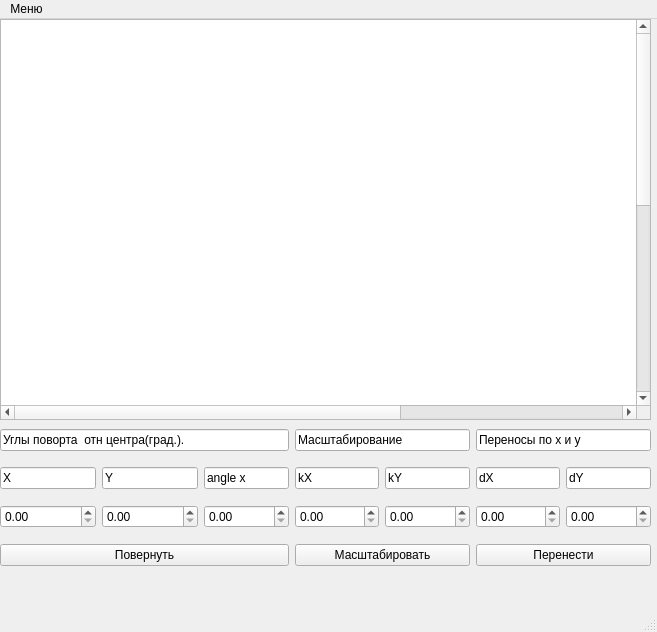
<?xml version="1.0" encoding="UTF-8"?>
<ui version="4.0">
 <class>MainWindow</class>
 <widget class="QMainWindow" name="MainWindow">
  <property name="geometry">
   <rect>
    <x>0</x>
    <y>0</y>
    <width>657</width>
    <height>632</height>
   </rect>
  </property>
  <property name="windowTitle">
   <string>MainWindow</string>
  </property>
  <widget class="QWidget" name="centralwidget">
   <widget class="QGraphicsView" name="graphicsView">
    <property name="geometry">
     <rect>
      <x>0</x>
      <y>0</y>
      <width>651</width>
      <height>401</height>
     </rect>
    </property>
    <property name="sceneRect">
     <rectf>
      <x>0.000000000000000</x>
      <y>0.000000000000000</y>
      <width>1000.000000000000000</width>
      <height>800.000000000000000</height>
     </rectf>
    </property>
   </widget>
   <widget class="QWidget" name="horizontalLayoutWidget">
    <property name="geometry">
     <rect>
      <x>0</x>
      <y>400</y>
      <width>651</width>
      <height>161</height>
     </rect>
    </property>
    <layout class="QHBoxLayout" name="horizontalLayout">
     <item>
      <layout class="QGridLayout" name="gridLayout_2">
       <item row="1" column="0">
        <widget class="QLineEdit" name="lineEdit_10">
         <property name="text">
          <string>X</string>
         </property>
        </widget>
       </item>
       <item row="2" column="1">
        <widget class="QDoubleSpinBox" name="doubleSpinBoxCY"/>
       </item>
       <item row="3" column="0" colspan="4">
        <widget class="QPushButton" name="rotateButton">
         <property name="text">
          <string>Повернуть</string>
         </property>
        </widget>
       </item>
       <item row="1" column="1">
        <widget class="QLineEdit" name="lineEdit_3">
         <property name="text">
          <string>Y</string>
         </property>
        </widget>
       </item>
       <item row="1" column="2" colspan="2">
        <widget class="QLineEdit" name="lineEdit_2">
         <property name="text">
          <string>angle x</string>
         </property>
        </widget>
       </item>
       <item row="2" column="0">
        <widget class="QDoubleSpinBox" name="doubleSpinBoxCX"/>
       </item>
       <item row="2" column="2" colspan="2">
        <widget class="QDoubleSpinBox" name="doubleSpinBoxAX"/>
       </item>
       <item row="0" column="0" colspan="4">
        <widget class="QLineEdit" name="lineEdit">
         <property name="text">
          <string>Углы поворта  отн центра(град.).</string>
         </property>
        </widget>
       </item>
      </layout>
     </item>
     <item>
      <layout class="QGridLayout" name="gridLayout_4">
       <item row="2" column="1">
        <widget class="QDoubleSpinBox" name="doubleSpinBoxKX"/>
       </item>
       <item row="0" column="1" colspan="2">
        <widget class="QLineEdit" name="lineEdit_7">
         <property name="text">
          <string>Масштабирование</string>
         </property>
        </widget>
       </item>
       <item row="1" column="1">
        <widget class="QLineEdit" name="lineEdit_8">
         <property name="text">
          <string>kX</string>
         </property>
        </widget>
       </item>
       <item row="1" column="2">
        <widget class="QLineEdit" name="lineEdit_9">
         <property name="text">
          <string>kY</string>
         </property>
        </widget>
       </item>
       <item row="3" column="1" colspan="2">
        <widget class="QPushButton" name="scaleButton">
         <property name="text">
          <string>Масштабировать</string>
         </property>
        </widget>
       </item>
       <item row="2" column="2">
        <widget class="QDoubleSpinBox" name="doubleSpinBoxKY"/>
       </item>
      </layout>
     </item>
     <item>
      <layout class="QGridLayout" name="gridLayout_3">
       <item row="2" column="1">
        <widget class="QDoubleSpinBox" name="doubleSpinBoxDX"/>
       </item>
       <item row="2" column="2">
        <widget class="QDoubleSpinBox" name="doubleSpinBoxDY"/>
       </item>
       <item row="1" column="1">
        <widget class="QLineEdit" name="lineEdit_5">
         <property name="text">
          <string>dX</string>
         </property>
        </widget>
       </item>
       <item row="1" column="2">
        <widget class="QLineEdit" name="lineEdit_6">
         <property name="text">
          <string>dY</string>
         </property>
        </widget>
       </item>
       <item row="3" column="1" colspan="2">
        <widget class="QPushButton" name="moveButton">
         <property name="text">
          <string>Перенести</string>
         </property>
        </widget>
       </item>
       <item row="0" column="1" colspan="2">
        <widget class="QLineEdit" name="lineEdit_4">
         <property name="text">
          <string>Переносы по x и y</string>
         </property>
        </widget>
       </item>
      </layout>
     </item>
    </layout>
   </widget>
  </widget>
  <widget class="QMenuBar" name="menubar">
   <property name="geometry">
    <rect>
     <x>0</x>
     <y>0</y>
     <width>657</width>
     <height>23</height>
    </rect>
   </property>
   <widget class="QMenu" name="menu">
    <property name="title">
     <string>Меню</string>
    </property>
    <addaction name="action"/>
    <addaction name="action_2"/>
    <addaction name="action_3"/>
   </widget>
   <addaction name="menu"/>
  </widget>
  <widget class="QStatusBar" name="statusbar"/>
  <action name="action">
   <property name="text">
    <string>Файл</string>
   </property>
  </action>
  <action name="action_2">
   <property name="text">
    <string>Выход</string>
   </property>
  </action>
  <action name="action_3">
   <property name="text">
    <string>Шаг назад</string>
   </property>
  </action>
 </widget>
 <resources/>
 <connections/>
</ui>
